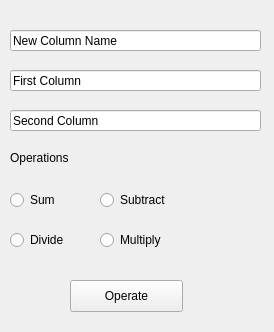
<?xml version="1.0" encoding="UTF-8"?>
<ui version="4.0">
 <class>basicMath</class>
 <widget class="QWidget" name="basicMath">
  <property name="geometry">
   <rect>
    <x>0</x>
    <y>0</y>
    <width>274</width>
    <height>332</height>
   </rect>
  </property>
  <property name="windowTitle">
   <string>Form</string>
  </property>
  <widget class="QLineEdit" name="newColumnName">
   <property name="geometry">
    <rect>
     <x>10</x>
     <y>30</y>
     <width>251</width>
     <height>21</height>
    </rect>
   </property>
   <property name="text">
    <string>New Column Name</string>
   </property>
  </widget>
  <widget class="QLineEdit" name="firstColumn">
   <property name="geometry">
    <rect>
     <x>10</x>
     <y>70</y>
     <width>251</width>
     <height>21</height>
    </rect>
   </property>
   <property name="text">
    <string>First Column</string>
   </property>
  </widget>
  <widget class="QLineEdit" name="secondColumn">
   <property name="geometry">
    <rect>
     <x>10</x>
     <y>110</y>
     <width>251</width>
     <height>21</height>
    </rect>
   </property>
   <property name="text">
    <string>Second Column</string>
   </property>
  </widget>
  <widget class="QLabel" name="operationsLable">
   <property name="geometry">
    <rect>
     <x>10</x>
     <y>150</y>
     <width>91</width>
     <height>16</height>
    </rect>
   </property>
   <property name="text">
    <string>Operations</string>
   </property>
  </widget>
  <widget class="QRadioButton" name="sumRB">
   <property name="geometry">
    <rect>
     <x>10</x>
     <y>190</y>
     <width>61</width>
     <height>20</height>
    </rect>
   </property>
   <property name="text">
    <string>Sum</string>
   </property>
  </widget>
  <widget class="QRadioButton" name="subtractSB">
   <property name="geometry">
    <rect>
     <x>100</x>
     <y>190</y>
     <width>100</width>
     <height>20</height>
    </rect>
   </property>
   <property name="text">
    <string>Subtract</string>
   </property>
  </widget>
  <widget class="QRadioButton" name="divideSB">
   <property name="geometry">
    <rect>
     <x>10</x>
     <y>230</y>
     <width>81</width>
     <height>20</height>
    </rect>
   </property>
   <property name="text">
    <string>Divide</string>
   </property>
  </widget>
  <widget class="QRadioButton" name="multiplyRB">
   <property name="geometry">
    <rect>
     <x>100</x>
     <y>230</y>
     <width>100</width>
     <height>20</height>
    </rect>
   </property>
   <property name="text">
    <string>Multiply</string>
   </property>
  </widget>
  <widget class="QPushButton" name="pushButton">
   <property name="geometry">
    <rect>
     <x>70</x>
     <y>280</y>
     <width>113</width>
     <height>32</height>
    </rect>
   </property>
   <property name="text">
    <string>Operate</string>
   </property>
  </widget>
 </widget>
 <resources/>
 <connections/>
</ui>
